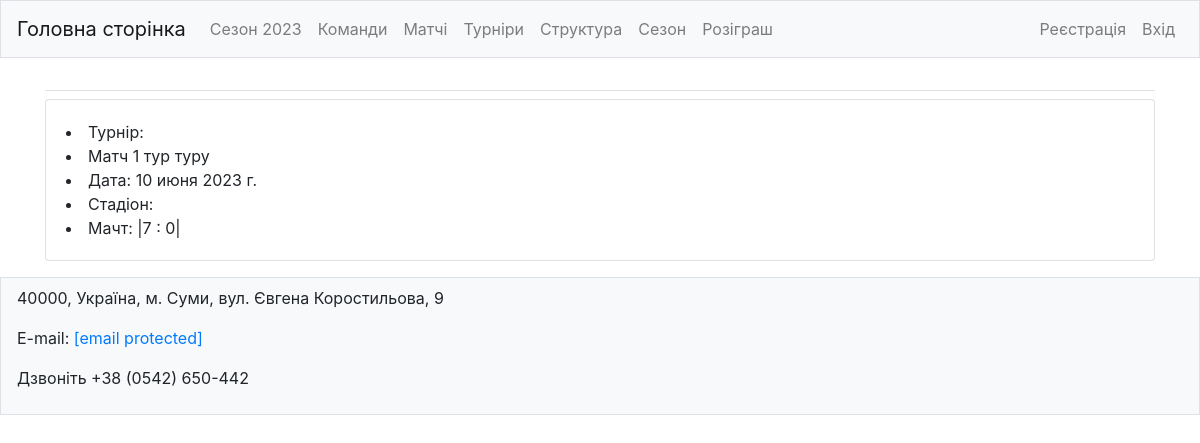
The app's page /matches/1/ with its own data.
### footballs/models.py (models this page shows)
class Matches(models.Model):
    STATUS_MATCH = (
        ('not_played', 'Не зіграно'),
        ('played', 'Зіграно'),
        ('tech_defeat', 'Тех. поразка'),
    )
    match_date = models.DateField(blank=True, default='01.01.2023', verbose_name="Дата")
    match_time = models.TimeField(blank=True, default='00:00', verbose_name="Час")
    tournament = models.ForeignKey(Tournaments, on_delete=models.DO_NOTHING, related_name='tournaments',
                                      verbose_name="Турнір")
    host_team = models.ForeignKey(Teams, on_delete=models.DO_NOTHING, related_name="teams_home",
                                     verbose_name="Команда господар")
    visiting_team = models.ForeignKey(Teams, on_delete=models.DO_NOTHING, related_name="teams_guests",
                                         verbose_name="Команда гостей")
    host_team_goals = models.IntegerField(null=True, blank=True, verbose_name="Забити голи - господарі",
                                          validators=[MinValueValidator(0),
                                                      MaxValueValidator(99)])
    visiting_team_goals = models.IntegerField(null=True, blank=True, verbose_name="Забити голи - гості",
                                              validators=[MinValueValidator(0),
                                                          MaxValueValidator(99)])
    status = models.CharField(max_length=11, choices=STATUS_MATCH, blank=True, default='not_played',
                              verbose_name="Статус")
    round = models.ForeignKey(Rounds, on_delete=models.DO_NOTHING, related_name='tur', verbose_name="Тур")
    date_create = models.DateTimeField(auto_now_add=True)
    date_update = models.DateTimeField(auto_now=True)
    def __str__(self):
        return f'{self.tournament} |{self.round} | {self.host_team} {self.host_team_goals}:{self.visiting_team_goals} {self.visiting_team} | {self.status}'
    class Meta:
        verbose_name = "Матчі"
        verbose_name_plural = "Матчі"

class Rounds(models.Model):
    round = models.CharField(max_length=12, unique=True, verbose_name="Тур / стадія плей-оф")
    def __str__(self):
        return f'{self.round}'
    class Meta:
        verbose_name = "Раунд"
        verbose_name_plural = "Раунди"

### footballs/views.py (the view)
# urls.py: path('matches/<int:match_id>/', views.match, name='match'),
def match(request, match_id):
    match = Matches.objects.get(id=match_id)
    context = {
        'title': match,
        'match': match,
    }
    return render(request, 'footballs/match.html', context)

### footballs/models.py (called while the page is built)
    def __str__(self):
        return self.name

    def __str__(self):
        return self.team

### footballs/templates/footballs/match.html (shortened to what this page needs)
{% extends 'base.html'%}
{% load bootstrap4 %}
{% block content %}
  <div class="card mb-3">
     <div class="card-body">
      <lu>
         <li>Турнір: <a href="">{{ match.mtournament_id }}</a></li>
         <li>Матч {{ match.round }} туру</li>
         <li>Дата: {{ match.match_date }}</li>
         <li>Стадіон: </li>
         <li>Мачт: {{ match.match_home }} |{{ match.host_team_goals }} : {{ match.visiting_team_goals }}| {{ match.match_guests }}</li>
        </lu>
     </div>
  </div>
{% endblock content %}

### records on screen
Matches: round "1 тур", match_date "10 июня 2023 г.", host_team_goals "7", visiting_team_goals "0"
